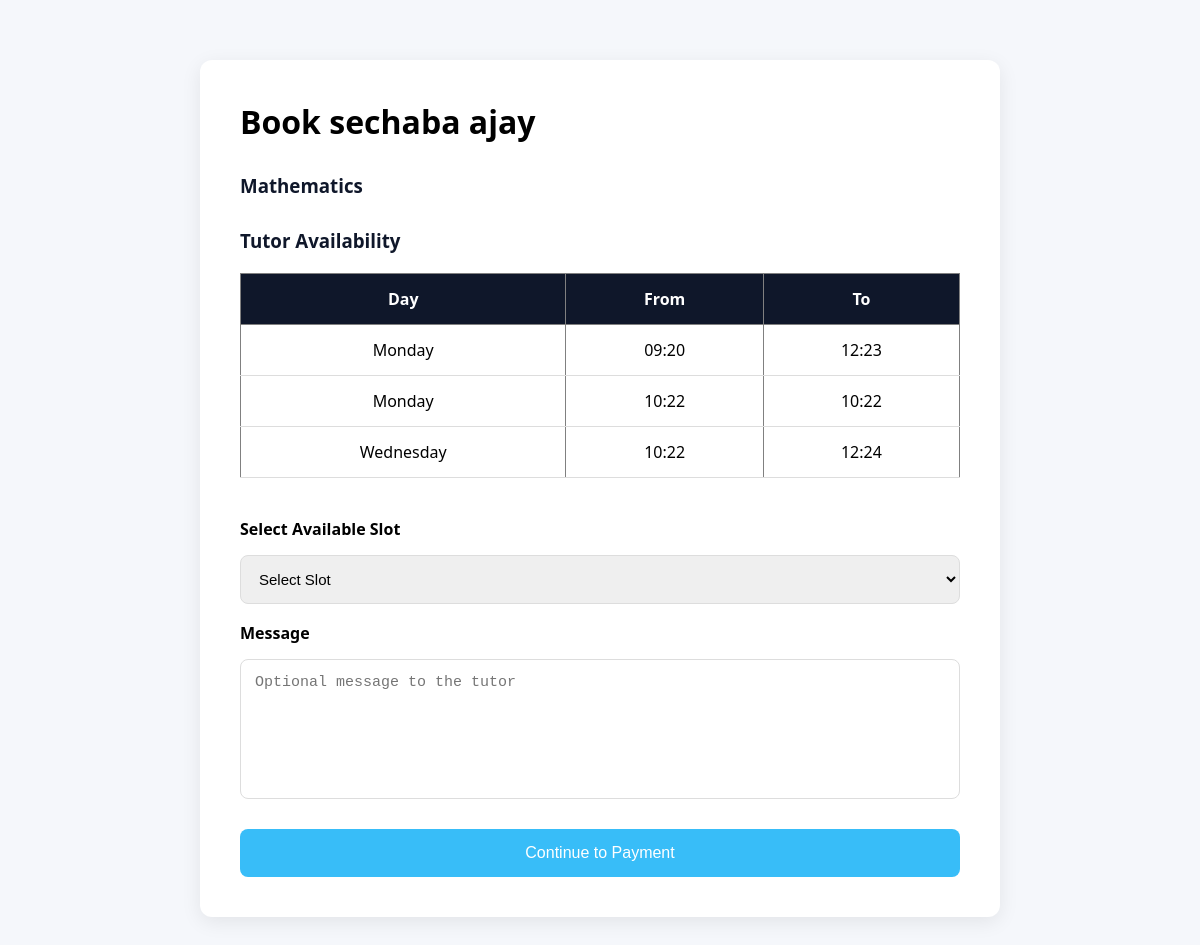
The page /book/1 (signed in) on the database its author committed.
### tables this page shows
CREATE TABLE tutors(

        id INTEGER PRIMARY KEY AUTOINCREMENT,

        application_id INTEGER,

        full_name TEXT,
        email TEXT UNIQUE,
        password TEXT,

        phone TEXT,

        province TEXT,
        city TEXT,

        subject TEXT,
        teaching_mode TEXT,

        qualification TEXT,
        experience INTEGER,

        bio TEXT,

        hourly_rate REAL,

        profile_photo TEXT,

        verified INTEGER DEFAULT 0,

        profile_completed INTEGER DEFAULT 0,

        available INTEGER DEFAULT 1,

        rating REAL DEFAULT 0,

        total_reviews INTEGER DEFAULT 0,

        created_at TIMESTAMP DEFAULT CURRENT_TIMESTAMP,

        FOREIGN KEY(application_id)
        REFERENCES tutor_applications(id)

    );

CREATE TABLE tutor_availability(

    id INTEGER PRIMARY KEY AUTOINCREMENT,

    tutor_id INTEGER,

    day TEXT,

    start_time TEXT,

    end_time TEXT,

    FOREIGN KEY(tutor_id)
    REFERENCES tutors(id)

);

### app.py (the view, shortened to what this page needs)
@app.route("/book/<int:tutor_id>", methods=["GET", "POST"])
def book_tutor(tutor_id):
    if "student" not in session:
        return redirect("/student-login")
    conn = get_connection()
    tutor = conn.execute(
        "SELECT * FROM tutors WHERE id=?",
        (tutor_id,)
    ).fetchone()
    student = conn.execute(
        "SELECT * FROM students WHERE id=?",
        (session["student"],)
    ).fetchone()
    availability = conn.execute("""

        SELECT *

        FROM tutor_availability

        WHERE tutor_id=?

        ORDER BY day,start_time

    """,(tutor_id,)).fetchall()
    conn.close()
    return render_template(
        "book_tutor.html",
        tutor=tutor,
        availability=availability
    )

### database.py (called while the page is built)
def get_connection():
    os.makedirs("instance", exist_ok=True)
    connection = sqlite3.connect(DATABASE)
    connection.row_factory = sqlite3.Row
    return connection

### templates/book_tutor.html (shortened to what this page needs)
<!DOCTYPE html>
<html>
<head>
    <link rel="stylesheet"
          href="{{ url_for('static', filename='css/style.css') }}">
</head>
<body>
<div class="application">
    <h1>Book {{ tutor.full_name }}</h1>
    <h3>{{ tutor.subject }}</h3>
    <h3>Tutor Availability</h3>
    <table border="1" cellpadding="8">
        <tr>
            <th>Day</th>
            <th>From</th>
            <th>To</th>
        </tr>
        {% for slot in availability %}
        <tr>
            <td>{{ slot.day }}</td>
            <td>{{ slot.start_time }}</td>
            <td>{{ slot.end_time }}</td>
        </tr>
        {% endfor %}
    </table>
    <br>
<form method="POST">
    <label>Select Available Slot</label>
    <select name="slot" required>
        <option value="">Select Slot</option>
    </select>
    <label>Message</label>
    <textarea
        name="message"
        rows="5"
        placeholder="Optional message to the tutor"></textarea>
    <button type="submit">
        Continue to Payment
    </button>
</form>
</div>
</body>
</html>

### static/css/style.css (style rules this page uses)
* { margin:0; padding:0; box-sizing:border-box; }
body { font-family:'Segoe UI',sans-serif; background:#f5f7fb; }
button { padding:15px 35px; border:none; border-radius:8px; background:#38bdf8; color:white; font-size:16px; cursor:pointer; margin-right:15px; }
.application { max-width:800px; margin:60px auto; background:white; padding:40px; border-radius:12px; box-shadow:0 5px 20px rgba(0,0,0,.08); }
.application h1 { margin-bottom:10px; }
.application input, .application select, .application textarea { width:100%; padding:14px; margin-top:15px; border:1px solid #ddd; border-radius:8px; font-size:15px; }
.application textarea { height:140px; resize:none; }
.application button { margin-top:25px; width:100%; }
table { width:100%; border-collapse:collapse; margin-top:20px; }
th { background:#0F172A; color:white; padding:14px; }
td { padding:14px; border-bottom:1px solid #ddd; text-align:center; }
h3 { margin-top:30px; color:#0F172A; }
label { display:block; margin-top:18px; font-weight:600; }

### rows shown on the page
tutors: full_name "sechaba ajay", subject "Mathematics"
tutor_availability: day "Monday", start_time "09:20", end_time "12:23"
tutor_availability: day "Monday", start_time "10:22", end_time "10:22"
tutor_availability: day "Wednesday", start_time "10:22", end_time "12:24"
